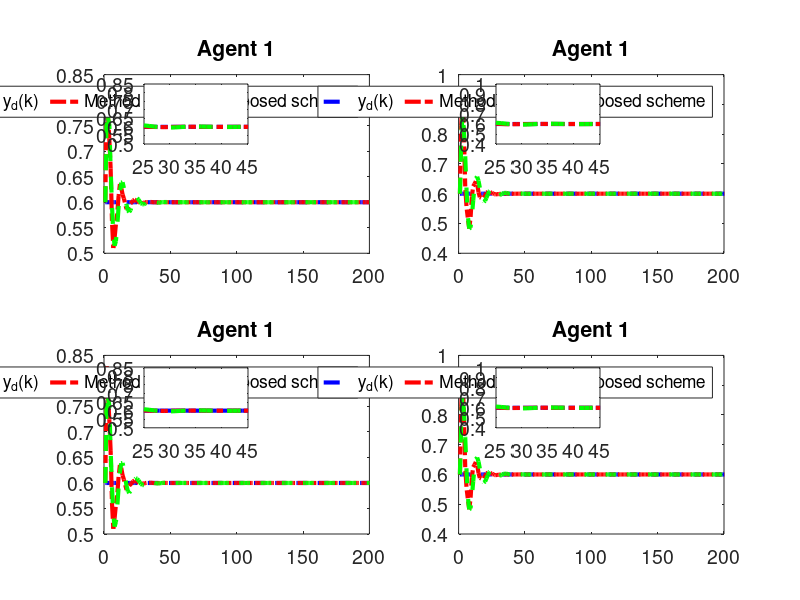

Recreate this plot in MATLAB.
clc; clear;

% Common Parameters
rho = 7.5;            % Gain for control response
eta = 1;              % Adaptive update speed
lamda = 350;          % Model-free parameter
mu = 0.005;           % Adaptive parameter
epsilon = 1e-5;       % Stability threshold
alpha = 15;           % Smoothing factor for error dynamics
T = 0.1;              % Sampling time
m = 200;              % Time steps
rT = 1024;            % Sample rate
font_size = 14;

% Method 1 (MFAC + SMC) Parameters
gamma1_m1 = 0.45;     % Control gains
gamma2_m1 = 0.15;
gamma3_m1 = 0.45;
gamma4_m1 = 0.15;
beta_m1 = 10;         % Sliding mode coefficient
sigma_m1 = 95;        % Sliding mode parameter
tau_m1 = 1e-5;        % Damping term
n_m1 = 600;           % Data size for Method 1
a_m1 = 0.5;           % Plant parameter
ff_gain_m1 = 0.45;    % Feedforward gain

% Method 2 (MFAC only) Parameters
gamma1_m2 = 0;        % Disable SMC
gamma2_m2 = 0;
gamma3_m2 = 0;
gamma4_m2 = 0;
n_m2 = 1024;          % Data size for Method 2
a_m2 = 0.705;           % Plant parameter
ff_gain_m2 = 0.35;     % Feedforward gain

% Nonlinearity coefficients (same for both methods)
nonlinearity1 = 0.03;
nonlinearity2 = 0.01;
nonlinearity3 = 0.02;
nonlinearity4 = 0.01;

% Initialization for both methods
phi1_m1 = zeros(m+1,1); phi2_m1 = zeros(m+1,1); phi3_m1 = zeros(m+1,1); phi4_m1 = zeros(m+1,1);
mfa1_m1 = zeros(m+1,1); mfa2_m1 = zeros(m+1,1); mfa3_m1 = zeros(m+1,1); mfa4_m1 = zeros(m+1,1);
sm1_m1 = zeros(m,1); sm2_m1 = zeros(m,1); sm3_m1 = zeros(m,1); sm4_m1 = zeros(m,1);
y1_m1 = zeros(m+1,1); y2_m1 = zeros(m+1,1); y3_m1 = zeros(m+1,1); y4_m1 = zeros(m+1,1);
u1_m1 = zeros(m,1); u2_m1 = zeros(m,1); u3_m1 = zeros(m,1); u4_m1 = zeros(m,1);
xi1_m1 = zeros(m,1); xi2_m1 = zeros(m,1); xi3_m1 = zeros(m,1); xi4_m1 = zeros(m,1);
s1_m1 = zeros(m,1); s2_m1 = zeros(m,1); s3_m1 = zeros(m,1); s4_m1 = zeros(m,1);

phi1_m2 = zeros(m+1,1); phi2_m2 = zeros(m+1,1); phi3_m2 = zeros(m+1,1); phi4_m2 = zeros(m+1,1);
mfa1_m2 = zeros(m+1,1); mfa2_m2 = zeros(m+1,1); mfa3_m2 = zeros(m+1,1); mfa4_m2 = zeros(m+1,1);
y1_m2 = zeros(m+1,1); y2_m2 = zeros(m+1,1); y3_m2 = zeros(m+1,1); y4_m2 = zeros(m+1,1);
u1_m2 = zeros(m,1); u2_m2 = zeros(m,1); u3_m2 = zeros(m,1); u4_m2 = zeros(m,1);
xi1_m2 = zeros(m,1); xi2_m2 = zeros(m,1); xi3_m2 = zeros(m,1); xi4_m2 = zeros(m,1);

yd = zeros(m+1,1);

% Desired signal (Reference trajectory)
for k = 1:m+1
    % yd(k) = 0.6 * sin(0.05 * pi * k) + 0.6 * cos(0.03 * pi * k);
    yd(k) = 0.6; % Time-invariant constant reference signalx
end

% Method 1 (MFAC + SMC) Simulation
for k = 1:m
    % Adaptive Gain update
    if k == 1
        phi1_m1(k) = 4.0; phi2_m1(k) = 4.0; phi3_m1(k) = 4.0; phi4_m1(k) = 4.0;
    elseif k == 2
        phi1_m1(k) = phi1_m1(k-1) + (eta * u1_m1(k-1) / (mu + u1_m1(k-1)^2)) * (y1_m1(k) - phi1_m1(k-1)*u1_m1(k-1));
        phi2_m1(k) = phi2_m1(k-1) + (eta * u2_m1(k-1) / (mu + u2_m1(k-1)^2)) * (y2_m1(k) - phi2_m1(k-1)*u2_m1(k-1));
        phi3_m1(k) = phi3_m1(k-1) + (eta * u3_m1(k-1) / (mu + u3_m1(k-1)^2)) * (y3_m1(k) - phi3_m1(k-1)*u3_m1(k-1));
        phi4_m1(k) = phi4_m1(k-1) + (eta * u4_m1(k-1) / (mu + u4_m1(k-1)^2)) * (y4_m1(k) - phi4_m1(k-1)*u4_m1(k-1));
    else
        phi1_m1(k) = phi1_m1(k-1) + (eta * (u1_m1(k-1) - u1_m1(k-2)) / (mu + (u1_m1(k-1) - u1_m1(k-2))^2)) * (y1_m1(k) - y1_m1(k-1) - phi1_m1(k-1) * (u1_m1(k-1) - u1_m1(k-2)));
        phi2_m1(k) = phi2_m1(k-1) + (eta * (u2_m1(k-1) - u2_m1(k-2)) / (mu + (u2_m1(k-1) - u2_m1(k-2))^2)) * (y2_m1(k) - y2_m1(k-1) - phi2_m1(k-1) * (u2_m1(k-1) - u2_m1(k-2)));
        phi3_m1(k) = phi3_m1(k-1) + (eta * (u3_m1(k-1) - u3_m1(k-2)) / (mu + (u3_m1(k-1) - u3_m1(k-2))^2)) * (y3_m1(k) - y3_m1(k-1) - phi3_m1(k-1) * (u3_m1(k-1) - u3_m1(k-2)));
        phi4_m1(k) = phi4_m1(k-1) + (eta * (u4_m1(k-1) - u4_m1(k-2)) / (mu + (u4_m1(k-1) - u4_m1(k-2))^2)) * (y4_m1(k) - y4_m1(k-1) - phi4_m1(k-1) * (u4_m1(k-1) - u4_m1(k-2)));
    end

    % Stability protection
    if k > 2 && (abs(phi1_m1(k)) <= epsilon || abs(u1_m1(k-1) - u1_m1(k-2)) <= epsilon || sign(phi1_m1(k)) ~= sign(phi1_m1(1)))
        phi1_m1(k) = phi1_m1(1);
    end
    if k > 2 && (abs(phi2_m1(k)) <= epsilon || abs(u2_m1(k-1) - u2_m1(k-2)) <= epsilon || sign(phi2_m1(k)) ~= sign(phi2_m1(1)))
        phi2_m1(k) = phi2_m1(1);
    end
    if k > 2 && (abs(phi3_m1(k)) <= epsilon || abs(u3_m1(k-1) - u3_m1(k-2)) <= epsilon || sign(phi3_m1(k)) ~= sign(phi3_m1(1)))
        phi3_m1(k) = phi3_m1(1);
    end
    if k > 2 && (abs(phi4_m1(k)) <= epsilon || abs(u4_m1(k-1) - u4_m1(k-2)) <= epsilon || sign(phi4_m1(k)) ~= sign(phi4_m1(1)))
        phi4_m1(k) = phi4_m1(1);
    end

    % Error dynamics
    xi1_m1(k) = yd(k) - 2*y1_m1(k) + y4_m1(k);
    xi2_m1(k) = y1_m1(k) - 2*y2_m1(k) + y3_m1(k);
    xi3_m1(k) = y2_m1(k) + yd(k) - 2*y3_m1(k);
    xi4_m1(k) = y1_m1(k) + y3_m1(k) - 2*y4_m1(k);

    % Sliding surfaces
    if k == 1
        s1_m1(k) = 0; s2_m1(k) = 0; s3_m1(k) = 0; s4_m1(k) = 0;
    else
        s1_m1(k) = alpha * xi1_m1(k) - xi1_m1(k-1);
        s2_m1(k) = alpha * xi2_m1(k) - xi2_m1(k-1);
        s3_m1(k) = alpha * xi3_m1(k) - xi3_m1(k-1);
        s4_m1(k) = alpha * xi4_m1(k) - xi4_m1(k-1);
    end

    % MFAC updates
    if k == 1
        mfa1_m1(k) = 0; mfa2_m1(k) = 0; mfa3_m1(k) = 0; mfa4_m1(k) = 0;
    else
        mfa1_m1(k) = mfa1_m1(k-1) + (rho * phi1_m1(k)) / (lamda + abs(phi1_m1(k)^2)) * xi1_m1(k);
        mfa2_m1(k) = mfa2_m1(k-1) + (rho * phi2_m1(k)) / (lamda + abs(phi2_m1(k)^2)) * xi2_m1(k);
        mfa3_m1(k) = mfa3_m1(k-1) + (rho * phi3_m1(k)) / (lamda + abs(phi3_m1(k)^2)) * xi3_m1(k);
        mfa4_m1(k) = mfa4_m1(k-1) + (rho * phi4_m1(k)) / (lamda + abs(phi4_m1(k)^2)) * xi4_m1(k);
    end

    % SMC updates
    if k == 1
        sm1_m1(k) = 0; sm2_m1(k) = 0; sm3_m1(k) = 0; sm4_m1(k) = 0;
    else
        sm1_m1(k) = sm1_m1(k-1) + (beta_m1 * phi1_m1(k)) / (sigma_m1 + (phi1_m1(k))^2) * ...
            ( (xi1_m1(k) + (y4_m1(k) - y4_m1(k-1)) + (yd(k+1) - yd(k))) / (1 + 1) ...
            - (xi1_m1(k)) / (alpha * 2) + tau_m1 * sign(s1_m1(k)) );
        sm2_m1(k) = sm2_m1(k-1) + (beta_m1 * phi2_m1(k)) / (sigma_m1 + (phi2_m1(k))^2) * ...
            ( (xi2_m1(k) + (y1_m1(k) - y1_m1(k-1)) + (y3_m1(k) - y3_m1(k-1))) / (1 + 1) ...
            - (xi2_m1(k)) / (alpha * 2) + tau_m1 * sign(s2_m1(k)) );
        sm3_m1(k) = sm3_m1(k-1) + (beta_m1 * phi3_m1(k)) / (sigma_m1 + (phi3_m1(k))^2) * ...
            ( (xi3_m1(k) + (y2_m1(k) - y2_m1(k-1)) + (yd(k+1) - yd(k))) / (1 + 1) ...
            - (xi3_m1(k)) / (alpha * 2) + tau_m1 * sign(s3_m1(k)) );
        sm4_m1(k) = sm4_m1(k-1) + (beta_m1 * phi4_m1(k)) / (sigma_m1 + (phi4_m1(k))^2) * ...
            ( (xi4_m1(k) + (y1_m1(k) - y1_m1(k-1)) + (y3_m1(k) - y3_m1(k-1))) / (1 + 1) ...
            - (xi4_m1(k)) / (alpha * 2) + tau_m1 * sign(s4_m1(k)) );
    end

    % Control signal
    if k == 1
        u1_m1(k) = 0.01; u2_m1(k) = 0.01; u3_m1(k) = 0.01; u4_m1(k) = 0.01;
    else
        u1_m1(k) = mfa1_m1(k) + gamma1_m1 * sm1_m1(k);
        u2_m1(k) = mfa2_m1(k) + gamma2_m1 * sm2_m1(k);
        u3_m1(k) = mfa3_m1(k) + gamma3_m1 * sm3_m1(k);
        u4_m1(k) = mfa4_m1(k) + gamma4_m1 * sm4_m1(k);
    end
    if k == 1
        y1_m1(k) = 0.6; y2_m1(k) = 0.6; y3_m1(k) = 0.6; y4_m1(k) = 0.6;
    end

    % Plant model update
    b1_m1 = 1.2 * n_m1 / (rT * 0.2);
    b2_m1 = 1.2 * n_m1 / (rT * 0.2);
    b3_m1 = 1.2 * n_m1 / (rT * 0.2);
    b4_m1 = 1.2 * n_m1 / (rT * 0.2);
    y1_m1(k+1) = a_m1 * y1_m1(k) + b1_m1 * u1_m1(k) - nonlinearity1 * y1_m1(k)^3 + ff_gain_m1;
    y2_m1(k+1) = a_m1 * y2_m1(k) + b2_m1 * u2_m1(k) - nonlinearity2 * y2_m1(k)^2 + ff_gain_m1;
    y3_m1(k+1) = a_m1 * y3_m1(k) + b3_m1 * u3_m1(k) - nonlinearity3 * y3_m1(k)^3 + ff_gain_m1;
    y4_m1(k+1) = a_m1 * y4_m1(k) + b4_m1 * u4_m1(k) - nonlinearity4 * y4_m1(k)^2 + ff_gain_m1;
end

% Method 2 (MFAC only) Simulation
for k = 1:m
    % Adaptive Gain update
    if k == 1
        phi1_m2(k) = 4.0; phi2_m2(k) = 4.0; phi3_m2(k) = 4.0; phi4_m2(k) = 4.0;
    elseif k == 2
        phi1_m2(k) = phi1_m2(k-1) + (eta * u1_m2(k-1) / (mu + u1_m2(k-1)^2)) * (y1_m2(k) - phi1_m2(k-1)*u1_m2(k-1));
        phi2_m2(k) = phi2_m2(k-1) + (eta * u2_m2(k-1) / (mu + u2_m2(k-1)^2)) * (y2_m2(k) - phi2_m2(k-1)*u2_m2(k-1));
        phi3_m2(k) = phi3_m2(k-1) + (eta * u3_m2(k-1) / (mu + u3_m2(k-1)^2)) * (y3_m2(k) - phi3_m2(k-1)*u3_m2(k-1));
        phi4_m2(k) = phi4_m2(k-1) + (eta * u4_m2(k-1) / (mu + u4_m2(k-1)^2)) * (y4_m2(k) - phi4_m2(k-1)*u4_m2(k-1));
    else
        phi1_m2(k) = phi1_m2(k-1) + (eta * (u1_m2(k-1) - u1_m2(k-2)) / (mu + (u1_m2(k-1) - u1_m2(k-2))^2)) * (y1_m2(k) - y1_m2(k-1) - phi1_m2(k-1) * (u1_m2(k-1) - u1_m2(k-2)));
        phi2_m2(k) = phi2_m2(k-1) + (eta * (u2_m2(k-1) - u2_m2(k-2)) / (mu + (u2_m2(k-1) - u2_m2(k-2))^2)) * (y2_m2(k) - y2_m2(k-1) - phi2_m2(k-1) * (u2_m2(k-1) - u2_m2(k-2)));
        phi3_m2(k) = phi3_m2(k-1) + (eta * (u3_m2(k-1) - u3_m2(k-2)) / (mu + (u3_m2(k-1) - u3_m2(k-2))^2)) * (y3_m2(k) - y3_m2(k-1) - phi3_m2(k-1) * (u3_m2(k-1) - u3_m2(k-2)));
        phi4_m2(k) = phi4_m2(k-1) + (eta * (u4_m2(k-1) - u4_m2(k-2)) / (mu + (u4_m2(k-1) - u4_m2(k-2))^2)) * (y4_m2(k) - y4_m2(k-1) - phi4_m2(k-1) * (u4_m2(k-1) - u4_m2(k-2)));
    end

    % Stability protection
    if k > 2 && (abs(phi1_m2(k)) <= epsilon || abs(u1_m2(k-1) - u1_m2(k-2)) <= epsilon || sign(phi1_m2(k)) ~= sign(phi1_m2(1)))
        phi1_m2(k) = phi1_m2(1);
    end
    if k > 2 && (abs(phi2_m2(k)) <= epsilon || abs(u2_m2(k-1) - u2_m2(k-2)) <= epsilon || sign(phi2_m2(k)) ~= sign(phi2_m2(1)))
        phi2_m2(k) = phi2_m2(1);
    end
    if k > 2 && (abs(phi3_m2(k)) <= epsilon || abs(u3_m2(k-1) - u3_m2(k-2)) <= epsilon || sign(phi3_m2(k)) ~= sign(phi3_m2(1)))
        phi3_m2(k) = phi3_m2(1);
    end
    if k > 2 && (abs(phi4_m2(k)) <= epsilon || abs(u4_m2(k-1) - u4_m2(k-2)) <= epsilon || sign(phi4_m2(k)) ~= sign(phi4_m2(1)))
        phi4_m2(k) = phi4_m2(1);
    end

    % Error dynamics
    xi1_m2(k) = yd(k) - 2*y1_m2(k) + y4_m2(k);
    xi2_m2(k) = y1_m2(k) - 2*y2_m2(k) + y3_m2(k);
    xi3_m2(k) = y2_m2(k) + yd(k) - 2*y3_m2(k);
    xi4_m2(k) = y1_m2(k) + y3_m2(k) - 2*y4_m2(k);

    % MFAC updates
    if k == 1
        mfa1_m2(k) = 0; mfa2_m2(k) = 0; mfa3_m2(k) = 0; mfa4_m2(k) = 0;
    else
        mfa1_m2(k) = mfa1_m2(k-1) + (rho * phi1_m2(k)) / (lamda + abs(phi1_m2(k)^2)) * xi1_m2(k);
        mfa2_m2(k) = mfa2_m2(k-1) + (rho * phi2_m2(k)) / (lamda + abs(phi2_m2(k)^2)) * xi2_m2(k);
        mfa3_m2(k) = mfa3_m2(k-1) + (rho * phi3_m2(k)) / (lamda + abs(phi3_m2(k)^2)) * xi3_m2(k);
        mfa4_m2(k) = mfa4_m2(k-1) + (rho * phi4_m2(k)) / (lamda + abs(phi4_m2(k)^2)) * xi4_m2(k);
    end

    % Control signal
    if k == 1
        u1_m2(k) = 0.01; u2_m2(k) = 0.01; u3_m2(k) = 0.01; u4_m2(k) = 0.01;
    else
        u1_m2(k) = mfa1_m2(k);
        u2_m2(k) = mfa2_m2(k);
        u3_m2(k) = mfa3_m2(k);
        u4_m2(k) = mfa4_m2(k);
    end
    if k == 1
        y1_m2(k) = 0.6; y2_m2(k) = 0.6; y3_m2(k) = 0.6; y4_m2(k) = 0.6;
    end

    % Plant model update
    b1_m2 = 1.2 * n_m2 / (rT * 0.2);
    b2_m2 = 1.2 * n_m2 / (rT * 0.2);
    b3_m2 = 1.2 * n_m2 / (rT * 0.2);
    b4_m2 = 1.2 * n_m2 / (rT * 0.2);
    y1_m2(k+1) = a_m2 * y1_m2(k) + b1_m2 * u1_m2(k) - nonlinearity1 * y1_m2(k)^3 + ff_gain_m2;
    y2_m2(k+1) = a_m2 * y2_m2(k) + b2_m2 * u2_m2(k) - nonlinearity2 * y2_m2(k)^2 + ff_gain_m2;
    y3_m2(k+1) = a_m2 * y3_m2(k) + b3_m2 * u3_m2(k) - nonlinearity3 * y3_m2(k)^3 + ff_gain_m2;
    y4_m2(k+1) = a_m2 * y4_m2(k) + b4_m2 * u4_m2(k) - nonlinearity4 * y4_m2(k)^2 + ff_gain_m2;
end

% Calculate MSE for both methods
mse_xi1_m1 = mean(xi1_m1.^2); mse_xi2_m1 = mean(xi2_m1.^2);
mse_xi3_m1 = mean(xi3_m1.^2); mse_xi4_m1 = mean(xi4_m1.^2);
mse_xi1_m2 = mean(xi1_m2.^2); mse_xi2_m2 = mean(xi2_m2.^2);
mse_xi3_m2 = mean(xi3_m2.^2); mse_xi4_m2 = mean(xi4_m2.^2);

% Print MSE values
fprintf('Method 1 (MFAC + SMC) MSE:\n');
fprintf('xi1: %.10e\n', mse_xi1_m1);
fprintf('xi2: %.10e\n', mse_xi2_m1);
fprintf('xi3: %.10e\n', mse_xi3_m1);
fprintf('xi4: %.10e\n\n', mse_xi4_m1);
fprintf('Method 2 (MFAC only) MSE:\n');
fprintf('xi1: %.10e\n', mse_xi1_m2);
fprintf('xi2: %.10e\n', mse_xi2_m2);
fprintf('xi3: %.10e\n', mse_xi3_m2);
fprintf('xi4: %.10e\n\n', mse_xi4_m2);

% Time vector
t = 1:m+1; t_err = 1:m;

% Plot outputs (y1, y2, y3, y4) for both methods
figure('Position', [100, 100, 1450, 800]);
zoom_x_start = 25; % Start of zoomed x-range
zoom_x_end = 45; % End of zoomed x-range
for i = 1:4
    subplot(2, 2, i);
    plot(t, yd, '--b', 'LineWidth', 3); hold on;
    if i == 1
        plot(t, y1_m2, '-.r', 'LineWidth', 3);
        plot(t, y1_m1, '--g', 'LineWidth', 3);
        
        title('Agent 1'); grid off;
        legend('y_d(k)',  'Method [1]','Proposed scheme','orientation', 'horizontal');
        set(gca, 'FontSize', font_size);
        xlim([0 m]); % X-axis starts from 0
        % ylim([-1.5 4]); % Y-axis limits for Agent 1


        axes('Position', [0.18,0.76,0.13,0.10]);
        box on; hold on;
        plot(t, yd, '-.b', 'LineWidth', 3)
        plot(t, y1_m2, '-.r', 'LineWidth', 3);
        plot(t, y1_m1, '--g', 'LineWidth', 3);
        xlim([zoom_x_start zoom_x_end]);
        % yticks([-0.4,0,0.2]);
        set(gca, 'FontSize', font_size);

        
        
    elseif i == 2
        plot(t, y2_m2, '-.r', 'LineWidth', 3);
        plot(t, y2_m1, '--g', 'LineWidth', 3);


        title('Agent 1'); grid off;
        legend('y_d(k)',  'Method [1]','Proposed scheme','orientation', 'horizontal');
        set(gca, 'FontSize', font_size);
        xlim([0 m]); % X-axis starts from 0
        % ylim([-1.5 4]); % Y-axis limits for Agent 1

        axes('Position', [0.62,0.76,0.13,0.10]);
        box on; hold on;
        plot(t, yd, '-.b', 'LineWidth', 3)
        plot(t, y2_m2, '-.r', 'LineWidth', 3);
        plot(t, y2_m1, '--g', 'LineWidth', 3);
        xlim([zoom_x_start zoom_x_end]);
        % yticks([-0.4,0,0.2]);
        set(gca, 'FontSize', font_size);
    elseif i == 3
        plot(t, y3_m2, '-.r', 'LineWidth', 3);
        plot(t, y3_m1, '--g', 'LineWidth', 3);

        title('Agent 1'); grid off;
        legend('y_d(k)',  'Method [1]','Proposed scheme','orientation', 'horizontal');
        set(gca, 'FontSize', font_size);
        xlim([0 m]); % X-axis starts from 0
        % ylim([-1.5 4]); % Y-axis limits for Agent 1

        axes('Position', [0.18,0.287,0.13,0.10]);
        box on; hold on;
        plot(t, yd, '-b', 'LineWidth', 3)
        plot(t, y3_m2, '-.r', 'LineWidth', 3);
        plot(t, y3_m1, '--g', 'LineWidth', 3);
        xlim([zoom_x_start zoom_x_end]);
        % yticks([-0.4,0,0.2]);
        set(gca, 'FontSize', font_size);
    else
        plot(t, y4_m2, '-.r', 'LineWidth', 3);
        plot(t, y4_m1, '--g', 'LineWidth', 3);

        title('Agent 1'); grid off;
        legend('y_d(k)',  'Method [1]','Proposed scheme','orientation', 'horizontal');
        set(gca, 'FontSize', font_size);
        xlim([0 m]); % X-axis starts from 0
        % ylim([-1.5 4]); % Y-axis limits for Agent 1

        axes('Position', [0.62,0.287,0.13,0.10]);
        box on; hold on;
        plot(t, yd, '-.b', 'LineWidth', 3)
        plot(t, y4_m2, '-.r', 'LineWidth', 3);
        plot(t, y4_m1, '--g', 'LineWidth', 3);
        xlim([zoom_x_start zoom_x_end]);
        % yticks([-0.4,0,0.2]);
        set(gca, 'FontSize', font_size);
    end
    % grid off;
    % legend('y_d(k)',  'y (MFAC only)','y (MFAC + SMC)', 'Orientation', 'horizontal');
    % set(gca, 'FontSize', font_size);

end

% Plot error dynamics (xi1, xi2, xi3, xi4) for both methods
% figure('Position', [100, 100, 1500, 750]);
% for i = 1:4
%     subplot(2, 2, i);
%     if i == 1
%         plot(t_err, xi1_m1, '-.g', 'LineWidth', 2.5); hold on;
%         plot(t_err, xi1_m2, '-b', 'LineWidth', 2.5);
%         title('Error Dynamics \xi_1(k)');
%     elseif i == 2
%         plot(t_err, xi2_m1, '-.g', 'LineWidth', 2.5); hold on;
%         plot(t_err, xi2_m2, '-b', 'LineWidth', 2.5);
%         title('Error Dynamics \xi_2(k)');
%     elseif i == 3
%         plot(t_err, xi3_m1, '-.g', 'LineWidth', 2.5); hold on;
%         plot(t_err, xi3_m2, '-b', 'LineWidth', 2.5);
%         title('Error Dynamics \xi_3(k)');
%     else
%         plot(t_err, xi4_m1, '-.g', 'LineWidth', 2.5); hold on;
%         plot(t_err, xi4_m2, '-b', 'LineWidth', 2.5);
%         title('Error Dynamics \xi_4(k)');
%     end
%     grid off;
%     legend('\xi (MFAC + SMC)', '\xi (MFAC only)', 'Orientation', 'horizontal');
%     set(gca, 'FontSize', font_size);
%     xlim([0 m]);
%     ylim([-2 5]);
% end
